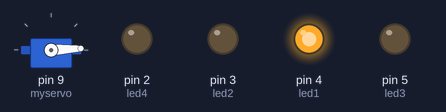
The sketch below on a simulated Arduino Uno, built with avr-gcc and run on an emulated ATmega328P. Shown: servo, output pins drawn as LEDs (lit = HIGH).

Above: at 0.05 s.
At 0.95 s:
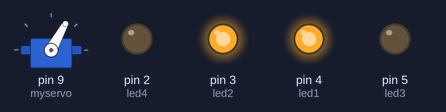
At 1.75 s:
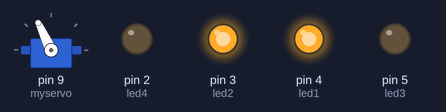
At 3.45 s:
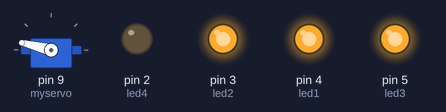
At 5.15 s:
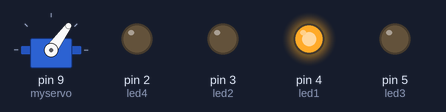
At 6.9 s:
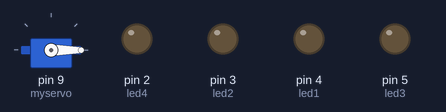
Timing chart, 0 to 9.0 s (numbered marks = the images above):
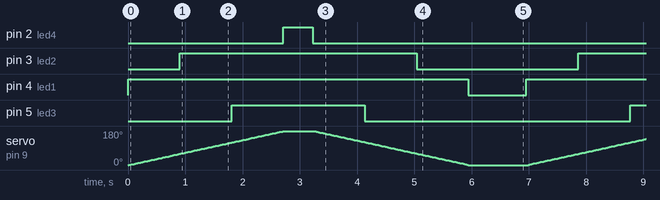

Measured:
- by itself, pin 2 (led4): alternates HIGH for 0.52 s and LOW for 6.4 s
- by itself, pin 3 (led2): alternates HIGH for 4.1 s and LOW for 2.8 s
- by itself, pin 4 (led1): alternates HIGH for 5.9 s and LOW for 1.0 s
- by itself, pin 5 (led3): alternates HIGH for 2.3 s and LOW for 4.6 s

The sketch:

2.ino
```cpp
#include <Servo.h>

Servo myservo;

const int led1 = 4;
const int led2 = 3;
const int led3 = 5;
const int led4 = 2;

void setup(){
  myservo.attach(9);
  pinMode(led1, OUTPUT);
  pinMode(led2, OUTPUT);
  pinMode(led3, OUTPUT);
  pinMode(led4, OUTPUT);
  myservo.write(0);
}

void loop(){
  for(int i = 0; i <= 180; i++){
    myservo.write(i);
    if(i == 0){
      digitalWrite(led1, HIGH);
    }
    if(i == 60){
      digitalWrite(led2, HIGH);
    }
    if(i == 120){
      digitalWrite(led3, HIGH);
    }
    if(i == 180){
      digitalWrite(led4, HIGH);
    }
    delay(15);
  }
  delay(500);
  for(int x = 180; x >= 0; x--){
    myservo.write(x);
    if(x == 180){
      digitalWrite(led4, LOW);
    }
    if(x == 120){
      digitalWrite(led3, LOW);
    }
    if(x == 60){
      digitalWrite(led2, LOW);
    }
    if(x == 0){
      digitalWrite(led1, LOW);
    }
    delay(15);
  }
  delay(1000);
}
```
